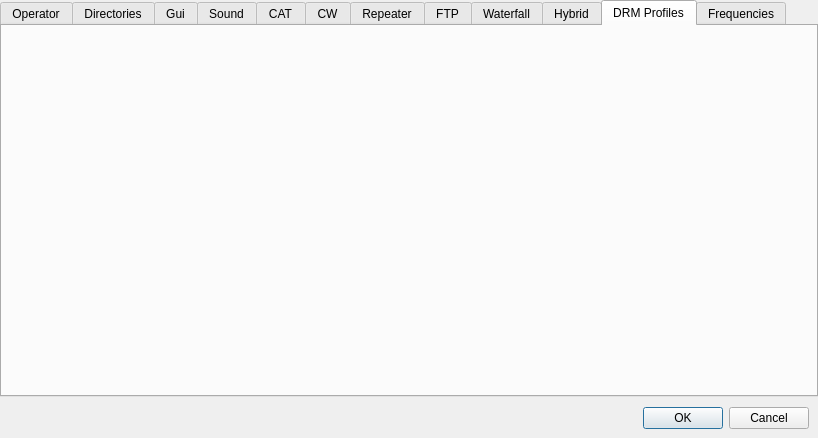
<?xml version="1.0" encoding="UTF-8"?>
<ui version="4.0">
 <class>configDialog</class>
 <widget class="QDialog" name="configDialog">
  <property name="geometry">
   <rect>
    <x>0</x>
    <y>0</y>
    <width>818</width>
    <height>438</height>
   </rect>
  </property>
  <property name="windowTitle">
   <string>Configuration</string>
  </property>
  <layout class="QVBoxLayout" name="verticalLayout">
   <property name="spacing">
    <number>1</number>
   </property>
   <property name="leftMargin">
    <number>0</number>
   </property>
   <property name="topMargin">
    <number>0</number>
   </property>
   <property name="rightMargin">
    <number>0</number>
   </property>
   <property name="bottomMargin">
    <number>0</number>
   </property>
   <item>
    <widget class="QTabWidget" name="configTabWidget">
     <property name="currentIndex">
      <number>10</number>
     </property>
     <widget class="QWidget" name="operatorTab">
      <attribute name="title">
       <string>Operator</string>
      </attribute>
      <layout class="QVBoxLayout" name="verticalLayout_4">
       <property name="spacing">
        <number>1</number>
       </property>
       <property name="leftMargin">
        <number>0</number>
       </property>
       <property name="topMargin">
        <number>0</number>
       </property>
       <property name="rightMargin">
        <number>0</number>
       </property>
       <property name="bottomMargin">
        <number>0</number>
       </property>
       <item>
        <widget class="operatorConfig" name="operatorWidget" native="true"/>
       </item>
      </layout>
     </widget>
     <widget class="QWidget" name="directoryTab">
      <attribute name="title">
       <string>Directories</string>
      </attribute>
      <layout class="QVBoxLayout" name="verticalLayout_3">
       <property name="spacing">
        <number>1</number>
       </property>
       <property name="leftMargin">
        <number>0</number>
       </property>
       <property name="topMargin">
        <number>0</number>
       </property>
       <property name="rightMargin">
        <number>0</number>
       </property>
       <property name="bottomMargin">
        <number>0</number>
       </property>
       <item>
        <widget class="directoriesConfig" name="directoryWidget" native="true"/>
       </item>
      </layout>
     </widget>
     <widget class="QWidget" name="guiTab">
      <attribute name="title">
       <string>Gui</string>
      </attribute>
      <layout class="QVBoxLayout" name="verticalLayout_5">
       <property name="spacing">
        <number>1</number>
       </property>
       <property name="leftMargin">
        <number>0</number>
       </property>
       <property name="topMargin">
        <number>0</number>
       </property>
       <property name="rightMargin">
        <number>0</number>
       </property>
       <property name="bottomMargin">
        <number>0</number>
       </property>
       <item>
        <widget class="guiConfig" name="guiWidget" native="true"/>
       </item>
      </layout>
     </widget>
     <widget class="QWidget" name="soundTab">
      <attribute name="title">
       <string>Sound</string>
      </attribute>
      <layout class="QVBoxLayout" name="verticalLayout_2">
       <property name="spacing">
        <number>1</number>
       </property>
       <property name="leftMargin">
        <number>0</number>
       </property>
       <property name="topMargin">
        <number>0</number>
       </property>
       <property name="rightMargin">
        <number>0</number>
       </property>
       <property name="bottomMargin">
        <number>0</number>
       </property>
       <item>
        <widget class="soundConfig" name="soundWidget" native="true"/>
       </item>
      </layout>
     </widget>
     <widget class="QWidget" name="catTab">
      <attribute name="title">
       <string>CAT</string>
      </attribute>
      <layout class="QVBoxLayout" name="verticalLayout_6">
       <property name="spacing">
        <number>1</number>
       </property>
       <property name="leftMargin">
        <number>0</number>
       </property>
       <property name="topMargin">
        <number>0</number>
       </property>
       <property name="rightMargin">
        <number>0</number>
       </property>
       <property name="bottomMargin">
        <number>0</number>
       </property>
       <item>
        <widget class="rigConfig" name="catWidget" native="true"/>
       </item>
      </layout>
     </widget>
     <widget class="QWidget" name="cwTab">
      <attribute name="title">
       <string>CW</string>
      </attribute>
      <layout class="QVBoxLayout" name="verticalLayout_7">
       <property name="spacing">
        <number>1</number>
       </property>
       <property name="leftMargin">
        <number>0</number>
       </property>
       <property name="topMargin">
        <number>0</number>
       </property>
       <property name="rightMargin">
        <number>0</number>
       </property>
       <property name="bottomMargin">
        <number>0</number>
       </property>
       <item>
        <widget class="cwConfig" name="cwWidget" native="true"/>
       </item>
      </layout>
     </widget>
     <widget class="QWidget" name="repeaterTab">
      <attribute name="title">
       <string>Repeater</string>
      </attribute>
      <layout class="QVBoxLayout" name="verticalLayout_8">
       <property name="spacing">
        <number>1</number>
       </property>
       <property name="leftMargin">
        <number>0</number>
       </property>
       <property name="topMargin">
        <number>0</number>
       </property>
       <property name="rightMargin">
        <number>0</number>
       </property>
       <property name="bottomMargin">
        <number>0</number>
       </property>
       <item>
        <widget class="repeaterConfig" name="repeaterWidget" native="true"/>
       </item>
      </layout>
     </widget>
     <widget class="QWidget" name="ftpTab">
      <attribute name="title">
       <string>FTP</string>
      </attribute>
      <layout class="QVBoxLayout" name="verticalLayout_9">
       <property name="spacing">
        <number>1</number>
       </property>
       <property name="leftMargin">
        <number>0</number>
       </property>
       <property name="topMargin">
        <number>0</number>
       </property>
       <property name="rightMargin">
        <number>0</number>
       </property>
       <property name="bottomMargin">
        <number>0</number>
       </property>
       <item>
        <widget class="ftpConfig" name="ftpWidget" native="true"/>
       </item>
      </layout>
     </widget>
     <widget class="QWidget" name="waterfallTab">
      <attribute name="title">
       <string>Waterfall</string>
      </attribute>
      <layout class="QVBoxLayout" name="verticalLayout_10">
       <property name="spacing">
        <number>1</number>
       </property>
       <property name="leftMargin">
        <number>0</number>
       </property>
       <property name="topMargin">
        <number>0</number>
       </property>
       <property name="rightMargin">
        <number>0</number>
       </property>
       <property name="bottomMargin">
        <number>0</number>
       </property>
       <item>
        <widget class="waterfallConfig" name="waterfallWidget" native="true"/>
       </item>
      </layout>
     </widget>
     <widget class="QWidget" name="hybridTab">
      <attribute name="title">
       <string>Hybrid</string>
      </attribute>
      <layout class="QVBoxLayout" name="verticalLayout_11">
       <property name="spacing">
        <number>1</number>
       </property>
       <property name="leftMargin">
        <number>0</number>
       </property>
       <property name="topMargin">
        <number>0</number>
       </property>
       <property name="rightMargin">
        <number>0</number>
       </property>
       <property name="bottomMargin">
        <number>0</number>
       </property>
       <item>
        <widget class="hybridConfig" name="hybridWidget" native="true"/>
       </item>
      </layout>
     </widget>
     <widget class="QWidget" name="profilesTab">
      <attribute name="title">
       <string>DRM Profiles</string>
      </attribute>
      <layout class="QVBoxLayout" name="verticalLayout_12">
       <property name="spacing">
        <number>1</number>
       </property>
       <property name="leftMargin">
        <number>0</number>
       </property>
       <property name="topMargin">
        <number>0</number>
       </property>
       <property name="rightMargin">
        <number>0</number>
       </property>
       <property name="bottomMargin">
        <number>0</number>
       </property>
       <item>
        <widget class="drmProfileConfig" name="drmProfilesWidget" native="true"/>
       </item>
      </layout>
     </widget>
     <widget class="QWidget" name="frequenciesTab">
      <attribute name="title">
       <string>Frequencies</string>
      </attribute>
      <layout class="QHBoxLayout" name="horizontalLayout" stretch="0">
       <property name="spacing">
        <number>1</number>
       </property>
       <property name="leftMargin">
        <number>0</number>
       </property>
       <property name="topMargin">
        <number>0</number>
       </property>
       <property name="rightMargin">
        <number>0</number>
       </property>
       <property name="bottomMargin">
        <number>0</number>
       </property>
       <item>
        <widget class="frequencySelectWidget" name="freqSelectWidget" native="true"/>
       </item>
      </layout>
     </widget>
    </widget>
   </item>
   <item>
    <layout class="QHBoxLayout" name="horizontalLayout_2">
     <property name="leftMargin">
      <number>9</number>
     </property>
     <property name="topMargin">
      <number>9</number>
     </property>
     <property name="rightMargin">
      <number>9</number>
     </property>
     <property name="bottomMargin">
      <number>9</number>
     </property>
     <item>
      <widget class="QDialogButtonBox" name="buttonBox">
       <property name="sizePolicy">
        <sizepolicy hsizetype="Preferred" vsizetype="Preferred">
         <horstretch>0</horstretch>
         <verstretch>0</verstretch>
        </sizepolicy>
       </property>
       <property name="minimumSize">
        <size>
         <width>0</width>
         <height>0</height>
        </size>
       </property>
       <property name="orientation">
        <enum>Qt::Horizontal</enum>
       </property>
       <property name="standardButtons">
        <set>QDialogButtonBox::Cancel|QDialogButtonBox::Ok</set>
       </property>
       <property name="centerButtons">
        <bool>false</bool>
       </property>
      </widget>
     </item>
    </layout>
   </item>
  </layout>
 </widget>
 <customwidgets>
  <customwidget>
   <class>soundConfig</class>
   <extends>QWidget</extends>
   <header>soundconfig.h</header>
   <container>1</container>
  </customwidget>
  <customwidget>
   <class>directoriesConfig</class>
   <extends>QWidget</extends>
   <header>directoriesconfig.h</header>
   <container>1</container>
  </customwidget>
  <customwidget>
   <class>operatorConfig</class>
   <extends>QWidget</extends>
   <header>operatorconfig.h</header>
   <container>1</container>
  </customwidget>
  <customwidget>
   <class>guiConfig</class>
   <extends>QWidget</extends>
   <header>guiconfig.h</header>
   <container>1</container>
  </customwidget>
  <customwidget>
   <class>rigConfig</class>
   <extends>QWidget</extends>
   <header>rigconfig.h</header>
   <container>1</container>
  </customwidget>
  <customwidget>
   <class>cwConfig</class>
   <extends>QWidget</extends>
   <header>cwconfig.h</header>
   <container>1</container>
  </customwidget>
  <customwidget>
   <class>repeaterConfig</class>
   <extends>QWidget</extends>
   <header>repeaterconfig.h</header>
   <container>1</container>
  </customwidget>
  <customwidget>
   <class>ftpConfig</class>
   <extends>QWidget</extends>
   <header>ftpconfig.h</header>
   <container>1</container>
  </customwidget>
  <customwidget>
   <class>waterfallConfig</class>
   <extends>QWidget</extends>
   <header>waterfallconfig.h</header>
   <container>1</container>
  </customwidget>
  <customwidget>
   <class>hybridConfig</class>
   <extends>QWidget</extends>
   <header>hybridconfig.h</header>
   <container>1</container>
  </customwidget>
  <customwidget>
   <class>drmProfileConfig</class>
   <extends>QWidget</extends>
   <header>drmprofileconfig.h</header>
   <container>1</container>
  </customwidget>
  <customwidget>
   <class>frequencySelectWidget</class>
   <extends>QWidget</extends>
   <header>frequencyselectwidget.h</header>
   <container>1</container>
  </customwidget>
 </customwidgets>
 <resources/>
 <connections>
  <connection>
   <sender>buttonBox</sender>
   <signal>accepted()</signal>
   <receiver>configDialog</receiver>
   <slot>accept()</slot>
   <hints>
    <hint type="sourcelabel">
     <x>248</x>
     <y>254</y>
    </hint>
    <hint type="destinationlabel">
     <x>157</x>
     <y>274</y>
    </hint>
   </hints>
  </connection>
  <connection>
   <sender>buttonBox</sender>
   <signal>rejected()</signal>
   <receiver>configDialog</receiver>
   <slot>reject()</slot>
   <hints>
    <hint type="sourcelabel">
     <x>316</x>
     <y>260</y>
    </hint>
    <hint type="destinationlabel">
     <x>286</x>
     <y>274</y>
    </hint>
   </hints>
  </connection>
 </connections>
</ui>
